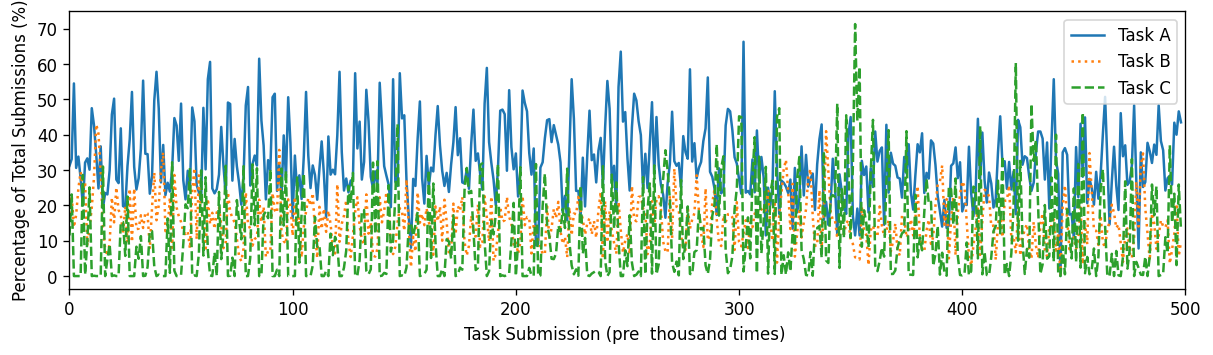

Write the Python code that produced this figure.
A='600.0,29.296875,100.0,'
B='600.0,29.296875,25.0,'
C='600.0,29.296875,10.0,'

import pandas as pd
from collections import defaultdict

WIN_SIZE=1000
BIG_WIN_SIZE=10000

def get_df(file, header=None):
    df = pd.read_csv(file,header=header)
    if header is None: 
        df.columns = pd.read_csv("{}.header".format(file.split('.csv')[0])).columns
    return df

a=[]
b=[]
c=[]

count_a=0
count_b=0
count_c=0

df = get_df("../data/pai_task.csv",0)
df['gpu_type_spec'] = df['gpu_type_spec'].fillna('')
values = df.values[:500000]
alldict=defaultdict(int)
count=0

for i in range(0,len(values)-1):
    val=values[i]
    s=''
    for v in val[5:8]:
        s+=str(v)+","
    s+=str(val[9]) 
    if s==A:
        count_a+=1
    if s==B:
        count_b+=1
    if s==C:
        count_c+=1

    if i>0 and i%1000==0:
        a.append(count_a/10)
        b.append(count_b/10)
        c.append(count_c/10)
        count_a=0
        count_b=0
        count_c=0

import pandas as pd
import matplotlib.pyplot as plt

plt.figure(figsize=(12,3),dpi=120)
plt.plot(a,label='Task A',linestyle='solid')
plt.plot(b,label='Task B',linestyle='dotted')
plt.plot(c,label='Task C',linestyle='dashed')
plt.legend(ncol=1,loc='best')

plt.xlim(0,500)
plt.xlabel('Task Submission (pre  thousand times) ')
plt.ylabel('Percentage of Total Submissions (%)')
# plt.ylim(0,1)
plt.savefig("top3", bbox_inches='tight')